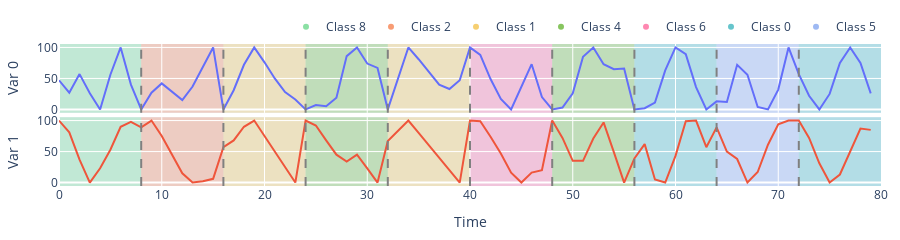

Here is the notebook cell this chart was saved with:
### Code cell
fig = plot_classification_dataset(
    datasets["PenDigits"]["train"]["samples"][:10, :].numpy(),
    datasets["PenDigits"]["train"]["labels"][:10].numpy(),
)
fig.show()

### Figure 1 — Plotly figure (JSON) as saved in the notebook; plotly's stock layout.template omitted (floating-point values rounded to 4 significant figures)
{"data": [{"mode": "lines", "name": "Var 0", "showlegend": false, "type": "scatter", "x": [0, 1, 2, 3, 4, 5, 6, 7, 8, 9, 10, 11, 12, 13, 14, 15, 16, 17, 18, 19, 20, 21, 22, 23, 24, 25, 26, 27, 28, 29, 30, 31, 32, 33, 34, 35, 36, 37, 38, 39, 40, 41, 42, 43, 44, 45, 46, 47, 48, 49, 50, 51, 52, 53, 54, 55, 56, 57, 58, 59, 60, 61, 62, 63, 64, 65, 66, 67, 68, 69, 70, 71, 72, 73, 74, 75, 76, 77, 78, 79], "xaxis": "x", "y": [47.0, 27.0, 57.0, 26.0, 0.0, 56.0, 100.0, 40.0, 0.0, 27.0, 42.0, 29.0, 15.0, 37.0, 69.0, 100.0, 0.0, 31.0, 72.0, 100.0, 76.0, 50.0, 28.0, 16.0, 0.0, 7.0, 5.0, 19.0, 86.0, 100.0, 74.0, 67.0, 0.0, 49.0, 100.0, 81.0, 60.0, 40.0, 33.0, 47.0, 100.0, 88.0, 49.0, 17.0, 0.0, 37.0, 73.0, 20.0, 0.0, 3.0, 26.0, 85.0, 100.0, 73.0, 65.0, 66.0, 0.0, 2.0, 11.0, 63.0, 100.0, 89.0, 36.0, 0.0, 13.0, 12.0, 72.0, 56.0, 4.0, 0.0, 32.0, 100.0, 57.0, 22.0, 0.0, 25.0, 75.0, 100.0, 75.0, 26.0], "yaxis": "y"}, {"mode": "lines", "name": "Var 1", "showlegend": false, "type": "scatter", "x": [0, 1, 2, 3, 4, 5, 6, 7, 8, 9, 10, 11, 12, 13, 14, 15, 16, 17, 18, 19, 20, 21, 22, 23, 24, 25, 26, 27, 28, 29, 30, 31, 32, 33, 34, 35, 36, 37, 38, 39, 40, 41, 42, 43, 44, 45, 46, 47, 48, 49, 50, 51, 52, 53, 54, 55, 56, 57, 58, 59, 60, 61, 62, 63, 64, 65, 66, 67, 68, 69, 70, 71, 72, 73, 74, 75, 76, 77, 78, 79], "xaxis": "x2", "y": [100.0, 81.0, 37.0, 0.0, 23.0, 53.0, 90.0, 98.0, 89.0, 100.0, 75.0, 45.0, 15.0, 0.0, 2.0, 6.0, 57.0, 68.0, 90.0, 100.0, 75.0, 51.0, 25.0, 0.0, 100.0, 92.0, 68.0, 45.0, 34.0, 45.0, 23.0, 0.0, 67.0, 83.0, 100.0, 80.0, 60.0, 40.0, 20.0, 0.0, 100.0, 99.0, 74.0, 47.0, 16.0, 0.0, 16.0, 20.0, 100.0, 72.0, 35.0, 35.0, 71.0, 97.0, 49.0, 0.0, 39.0, 62.0, 5.0, 0.0, 43.0, 99.0, 100.0, 57.0, 89.0, 50.0, 38.0, 0.0, 17.0, 61.0, 94.0, 100.0, 100.0, 72.0, 31.0, 0.0, 13.0, 50.0, 87.0, 85.0], "yaxis": "y2"}, {"marker": {"color": "rgb(139, 224, 164)"}, "mode": "markers", "name": "Class 8", "showlegend": true, "type": "scatter", "x": [null], "y": [null]}, {"marker": {"color": "rgb(248, 156, 116)"}, "mode": "markers", "name": "Class 2", "showlegend": true, "type": "scatter", "x": [null], "y": [null]}, {"marker": {"color": "rgb(246, 207, 113)"}, "mode": "markers", "name": "Class 1", "showlegend": true, "type": "scatter", "x": [null], "y": [null]}, {"marker": {"color": "rgb(135, 197, 95)"}, "mode": "markers", "name": "Class 4", "showlegend": true, "type": "scatter", "x": [null], "y": [null]}, {"marker": {"color": "rgb(254, 136, 177)"}, "mode": "markers", "name": "Class 6", "showlegend": true, "type": "scatter", "x": [null], "y": [null]}, {"marker": {"color": "rgb(102, 197, 204)"}, "mode": "markers", "name": "Class 0", "showlegend": true, "type": "scatter", "x": [null], "y": [null]}, {"marker": {"color": "rgb(158, 185, 243)"}, "mode": "markers", "name": "Class 5", "showlegend": true, "type": "scatter", "x": [null], "y": [null]}], "layout": {"height": 200, "legend": {"orientation": "h", "x": 1, "xanchor": "right", "y": 1.02, "yanchor": "bottom"}, "margin": {"b": 30, "l": 15, "r": 15, "t": 30}, "shapes": [{"fillcolor": "rgb(139, 224, 164)", "layer": "below", "line": {"width": 0}, "name": "Class 8", "opacity": 0.4, "showlegend": false, "type": "rect", "x0": 0, "x1": 8, "xref": "x", "y0": 0, "y1": 1, "yref": "y domain"}, {"fillcolor": "rgb(139, 224, 164)", "layer": "below", "line": {"width": 0}, "name": "Class 8", "opacity": 0.4, "showlegend": false, "type": "rect", "x0": 0, "x1": 8, "xref": "x2", "y0": 0, "y1": 1, "yref": "y2 domain"}, {"fillcolor": "rgb(248, 156, 116)", "layer": "below", "line": {"width": 0}, "name": "Class 2", "opacity": 0.4, "showlegend": false, "type": "rect", "x0": 8, "x1": 16, "xref": "x", "y0": 0, "y1": 1, "yref": "y domain"}, {"fillcolor": "rgb(248, 156, 116)", "layer": "below", "line": {"width": 0}, "name": "Class 2", "opacity": 0.4, "showlegend": false, "type": "rect", "x0": 8, "x1": 16, "xref": "x2", "y0": 0, "y1": 1, "yref": "y2 domain"}, {"line": {"color": "gray", "dash": "dash"}, "type": "line", "x0": 8, "x1": 8, "xref": "x", "y0": 0, "y1": 1, "yref": "y domain"}, {"line": {"color": "gray", "dash": "dash"}, "type": "line", "x0": 8, "x1": 8, "xref": "x2", "y0": 0, "y1": 1, "yref": "y2 domain"}, {"fillcolor": "rgb(246, 207, 113)", "layer": "below", "line": {"width": 0}, "name": "Class 1", "opacity": 0.4, "showlegend": false, "type": "rect", "x0": 16, "x1": 24, "xref": "x", "y0": 0, "y1": 1, "yref": "y domain"}, {"fillcolor": "rgb(246, 207, 113)", "layer": "below", "line": {"width": 0}, "name": "Class 1", "opacity": 0.4, "showlegend": false, "type": "rect", "x0": 16, "x1": 24, "xref": "x2", "y0": 0, "y1": 1, "yref": "y2 domain"}, {"line": {"color": "gray", "dash": "dash"}, "type": "line", "x0": 16, "x1": 16, "xref": "x", "y0": 0, "y1": 1, "yref": "y domain"}, {"line": {"color": "gray", "dash": "dash"}, "type": "line", "x0": 16, "x1": 16, "xref": "x2", "y0": 0, "y1": 1, "yref": "y2 domain"}, {"fillcolor": "rgb(135, 197, 95)", "layer": "below", "line": {"width": 0}, "name": "Class 4", "opacity": 0.4, "showlegend": false, "type": "rect", "x0": 24, "x1": 32, "xref": "x", "y0": 0, "y1": 1, "yref": "y domain"}, {"fillcolor": "rgb(135, 197, 95)", "layer": "below", "line": {"width": 0}, "name": "Class 4", "opacity": 0.4, "showlegend": false, "type": "rect", "x0": 24, "x1": 32, "xref": "x2", "y0": 0, "y1": 1, "yref": "y2 domain"}, {"line": {"color": "gray", "dash": "dash"}, "type": "line", "x0": 24, "x1": 24, "xref": "x", "y0": 0, "y1": 1, "yref": "y domain"}, {"line": {"color": "gray", "dash": "dash"}, "type": "line", "x0": 24, "x1": 24, "xref": "x2", "y0": 0, "y1": 1, "yref": "y2 domain"}, {"fillcolor": "rgb(246, 207, 113)", "layer": "below", "line": {"width": 0}, "name": "Class 1", "opacity": 0.4, "showlegend": false, "type": "rect", "x0": 32, "x1": 40, "xref": "x", "y0": 0, "y1": 1, "yref": "y domain"}, {"fillcolor": "rgb(246, 207, 113)", "layer": "below", "line": {"width": 0}, "name": "Class 1", "opacity": 0.4, "showlegend": false, "type": "rect", "x0": 32, "x1": 40, "xref": "x2", "y0": 0, "y1": 1, "yref": "y2 domain"}, {"line": {"color": "gray", "dash": "dash"}, "type": "line", "x0": 32, "x1": 32, "xref": "x", "y0": 0, "y1": 1, "yref": "y domain"}, {"line": {"color": "gray", "dash": "dash"}, "type": "line", "x0": 32, "x1": 32, "xref": "x2", "y0": 0, "y1": 1, "yref": "y2 domain"}, {"fillcolor": "rgb(254, 136, 177)", "layer": "below", "line": {"width": 0}, "name": "Class 6", "opacity": 0.4, "showlegend": false, "type": "rect", "x0": 40, "x1": 48, "xref": "x", "y0": 0, "y1": 1, "yref": "y domain"}, {"fillcolor": "rgb(254, 136, 177)", "layer": "below", "line": {"width": 0}, "name": "Class 6", "opacity": 0.4, "showlegend": false, "type": "rect", "x0": 40, "x1": 48, "xref": "x2", "y0": 0, "y1": 1, "yref": "y2 domain"}, {"line": {"color": "gray", "dash": "dash"}, "type": "line", "x0": 40, "x1": 40, "xref": "x", "y0": 0, "y1": 1, "yref": "y domain"}, {"line": {"color": "gray", "dash": "dash"}, "type": "line", "x0": 40, "x1": 40, "xref": "x2", "y0": 0, "y1": 1, "yref": "y2 domain"}, {"fillcolor": "rgb(135, 197, 95)", "layer": "below", "line": {"width": 0}, "name": "Class 4", "opacity": 0.4, "showlegend": false, "type": "rect", "x0": 48, "x1": 56, "xref": "x", "y0": 0, "y1": 1, "yref": "y domain"}, {"fillcolor": "rgb(135, 197, 95)", "layer": "below", "line": {"width": 0}, "name": "Class 4", "opacity": 0.4, "showlegend": false, "type": "rect", "x0": 48, "x1": 56, "xref": "x2", "y0": 0, "y1": 1, "yref": "y2 domain"}, {"line": {"color": "gray", "dash": "dash"}, "type": "line", "x0": 48, "x1": 48, "xref": "x", "y0": 0, "y1": 1, "yref": "y domain"}, {"line": {"color": "gray", "dash": "dash"}, "type": "line", "x0": 48, "x1": 48, "xref": "x2", "y0": 0, "y1": 1, "yref": "y2 domain"}, {"fillcolor": "rgb(102, 197, 204)", "layer": "below", "line": {"width": 0}, "name": "Class 0", "opacity": 0.4, "showlegend": false, "type": "rect", "x0": 56, "x1": 64, "xref": "x", "y0": 0, "y1": 1, "yref": "y domain"}, {"fillcolor": "rgb(102, 197, 204)", "layer": "below", "line": {"width": 0}, "name": "Class 0", "opacity": 0.4, "showlegend": false, "type": "rect", "x0": 56, "x1": 64, "xref": "x2", "y0": 0, "y1": 1, "yref": "y2 domain"}, {"line": {"color": "gray", "dash": "dash"}, "type": "line", "x0": 56, "x1": 56, "xref": "x", "y0": 0, "y1": 1, "yref": "y domain"}, {"line": {"color": "gray", "dash": "dash"}, "type": "line", "x0": 56, "x1": 56, "xref": "x2", "y0": 0, "y1": 1, "yref": "y2 domain"}, {"fillcolor": "rgb(158, 185, 243)", "layer": "below", "line": {"width": 0}, "name": "Class 5", "opacity": 0.4, "showlegend": false, "type": "rect", "x0": 64, "x1": 72, "xref": "x", "y0": 0, "y1": 1, "yref": "y domain"}, {"fillcolor": "rgb(158, 185, 243)", "layer": "below", "line": {"width": 0}, "name": "Class 5", "opacity": 0.4, "showlegend": false, "type": "rect", "x0": 64, "x1": 72, "xref": "x2", "y0": 0, "y1": 1, "yref": "y2 domain"}, {"line": {"color": "gray", "dash": "dash"}, "type": "line", "x0": 64, "x1": 64, "xref": "x", "y0": 0, "y1": 1, "yref": "y domain"}, {"line": {"color": "gray", "dash": "dash"}, "type": "line", "x0": 64, "x1": 64, "xref": "x2", "y0": 0, "y1": 1, "yref": "y2 domain"}, {"fillcolor": "rgb(102, 197, 204)", "layer": "below", "line": {"width": 0}, "name": "Class 0", "opacity": 0.4, "showlegend": false, "type": "rect", "x0": 72, "x1": 80, "xref": "x", "y0": 0, "y1": 1, "yref": "y domain"}, {"fillcolor": "rgb(102, 197, 204)", "layer": "below", "line": {"width": 0}, "name": "Class 0", "opacity": 0.4, "showlegend": false, "type": "rect", "x0": 72, "x1": 80, "xref": "x2", "y0": 0, "y1": 1, "yref": "y2 domain"}, {"line": {"color": "gray", "dash": "dash"}, "type": "line", "x0": 72, "x1": 72, "xref": "x", "y0": 0, "y1": 1, "yref": "y domain"}, {"line": {"color": "gray", "dash": "dash"}, "type": "line", "x0": 72, "x1": 72, "xref": "x2", "y0": 0, "y1": 1, "yref": "y2 domain"}], "showlegend": true, "xaxis": {"anchor": "y", "domain": [0, 1], "matches": "x2", "showticklabels": false}, "xaxis2": {"anchor": "y2", "domain": [0, 1], "title": {"text": "Time"}}, "yaxis": {"anchor": "x", "domain": [0.515, 1], "title": {"text": "Var 0"}}, "yaxis2": {"anchor": "x2", "domain": [0, 0.485], "title": {"text": "Var 1"}}}}
